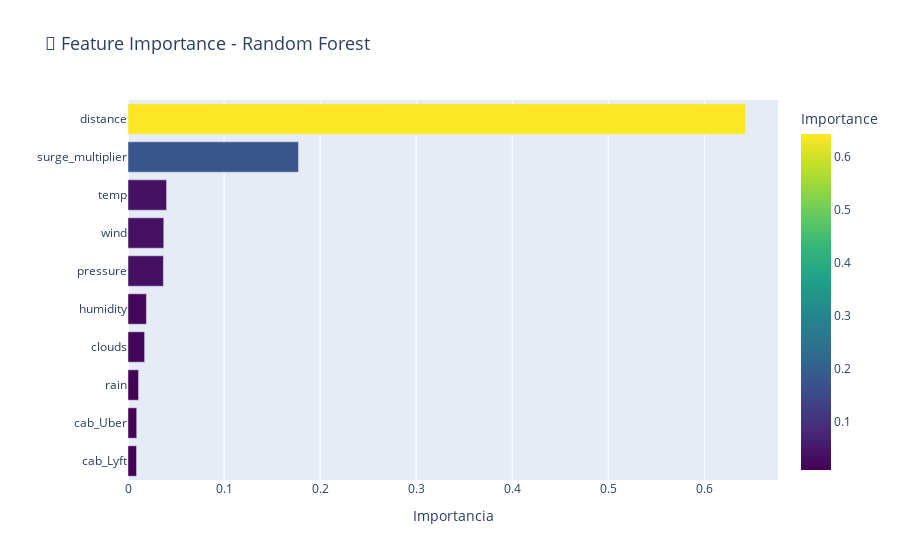

This figure's notebook cell:
### Markdown cell above
##  Celda 10: Feature Importance Interactivo

### Code cell
# Feature Importance con Plotly
imp_df = pd.DataFrame({
    'Feature': feature_names,
    'Importance': modelo.feature_importances_
}).sort_values('Importance', ascending=True)

fig_imp = px.bar(
    imp_df,
    x='Importance',
    y='Feature',
    orientation='h',
    title='🎯 Feature Importance - Random Forest',
    color='Importance',
    color_continuous_scale='Viridis'
)
fig_imp.update_layout(
    font=dict(size=12),
    title_font_size=18,
    showlegend=False,
    yaxis_title='',
    xaxis_title='Importancia'
)
fig_imp.show()

### Figure 1 — Plotly figure (JSON) as saved in the notebook; plotly's stock layout.template omitted (floating-point values rounded to 4 significant figures)
{"data": [{"hovertemplate": "Importance=%{marker.color}<br>Feature=%{y}<extra></extra>", "legendgroup": "", "marker": {"color": [0.008905, 0.009068, 0.01098, 0.0173, 0.01918, 0.03682, 0.03724, 0.04016, 0.1775, 0.6428], "coloraxis": "coloraxis", "pattern": {"shape": ""}}, "name": "", "orientation": "h", "showlegend": false, "textposition": "auto", "type": "bar", "x": [0.008905, 0.009068, 0.01098, 0.0173, 0.01918, 0.03682, 0.03724, 0.04016, 0.1775, 0.6428], "xaxis": "x", "y": ["cab_Lyft", "cab_Uber", "rain", "clouds", "humidity", "pressure", "wind", "temp", "surge_multiplier", "distance"], "yaxis": "y"}], "layout": {"barmode": "relative", "coloraxis": {"colorbar": {"title": {"text": "Importance"}}, "colorscale": [[0, "#440154"], [0.1111, "#482878"], [0.2222, "#3e4989"], [0.3333, "#31688e"], [0.4444, "#26828e"], [0.5556, "#1f9e89"], [0.6667, "#35b779"], [0.7778, "#6ece58"], [0.8889, "#b5de2b"], [1, "#fde725"]]}, "font": {"size": 12}, "legend": {"tracegroupgap": 0}, "showlegend": false, "title": {"font": {"size": 18}, "text": "🎯 Feature Importance - Random Forest"}, "xaxis": {"anchor": "y", "domain": [0, 1], "title": {"text": "Importancia"}}, "yaxis": {"anchor": "x", "domain": [0, 1], "title": {"text": ""}}}}
